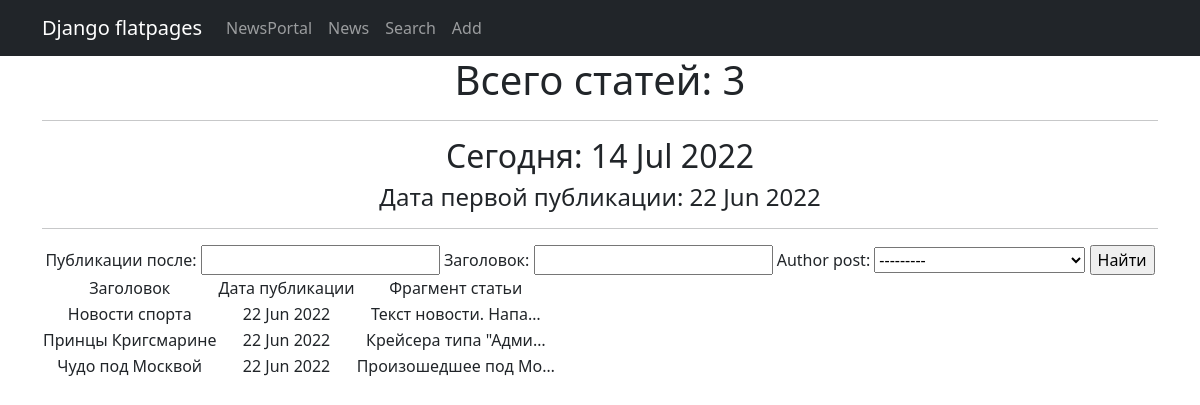
Page /news/search/ on the earlier database version.
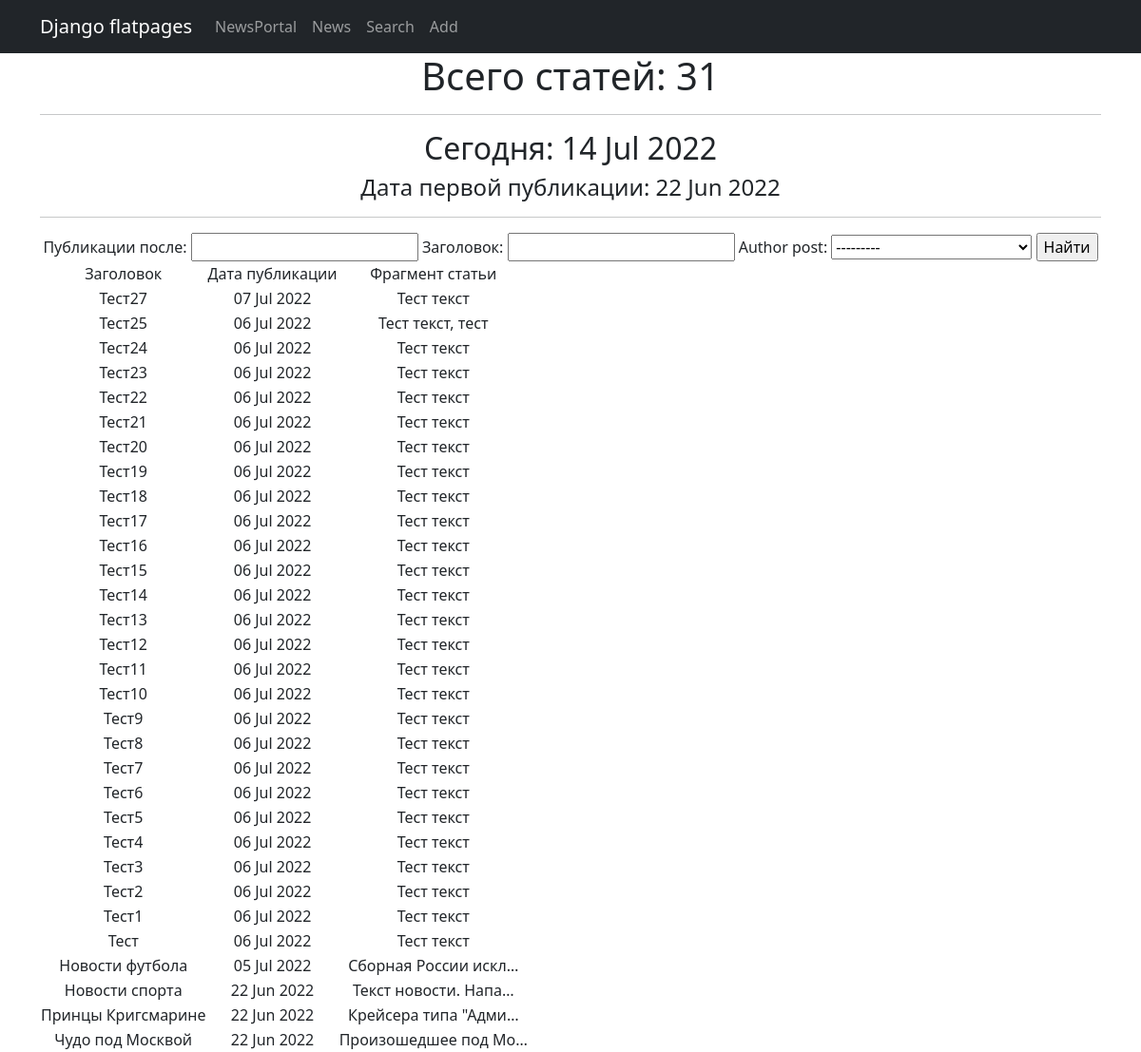
Same page on the later database version.
### News/models.py (models this page shows, shortened)
class Post(models.Model):
    author_post = models.ForeignKey(Author, on_delete=models.CASCADE)
    сhoice_post = models.CharField(max_length=2, choices=POSITIONS, default=news)
    date_post = models.DateTimeField(auto_now_add=True)
    links_posts = models.ManyToManyField(Category, through='PostCategory')
    heading_post = models.CharField(max_length=255)
    text_post = models.TextField()
    rating_post = models.IntegerField(default=0)

### News/views.py (the view)
# urls.py: path('search/', SearchList.as_view(), name='search'),
class SearchList(ListView):
    model = Post
    ordering = '-id'
    template_name = 'search.html'
    context_object_name = 'search'
    def get_context_data(self, **kwargs):
        context = super().get_context_data(**kwargs)
        context['filter'] = PostFilter(self.request.GET, queryset=self.get_queryset())
        context['time_now'] = datetime.utcnow()
        return context

### News/models.py (called while the page is built)
    def __str__(self):
        return f'{self.user}'

### News/templatetags/censor_filters.py (called while the page is built)
@register.filter()
def censor(value):
    try:
        if not isinstance(value, str):
            raise AttributeError("Ошибка! Вы применяете фильтр не к строковому типу данных.")
        value = value.split()
        for i, word in enumerate(value):
            if any(stor_word in word for stor_word in stop_list):
                value[i] = word[0] + "".join('*' if cen.isalpha() else cen for cen in word)
                value[i] = value[i].replace('*', '', 1)
        return " ".join(value)
    except TypeError:
        print('Error')

### templates/search.html (shortened to what this page needs)
{% extends 'flatpages/default.html' %}
{% load censor_filters %}
{% block content %}
    <h1>Всего статей: {{ search|length }}</h1>
        <hr>
    <h2> Сегодня: {{ time_now|date:'d M Y' }} </h2>
    <h4>Дата первой публикации: 22 Jun 2022</h4>
        <hr>
        <form method="GET">
            {{ filter.form }}
            <input type="submit" value="Найти">
        </form>
        {% if search %}
             <table>
               <tr>
                   <td>Заголовок</td>
                   <td>Дата публикации</td>
                   <td>Фрагмент статьи</td>
               </tr>
                 {% for search in filter.qs %}
               <tr>
                   <td>{{ search.heading_post|censor }}</td>
                   <td>{{ search.date_post|date:'d M Y'}}</td>
                   <td>{{ search.text_post|truncatechars:20|censor }}</td>
               </tr>
                 {% endfor %}
             </table>
        {% else %}
            <h2>Новостей нет!</h2>
        {% endif %}
{% endblock content %}

### templates/flatpages/default.html (shortened to what this page needs)
<!DOCTYPE html>
<html lang="en">
    <head>
        {% load static %}
        <link href="{% static 'css/styles.css' %}" rel="stylesheet" />
    </head>
    <body>
        <nav class="navbar navbar-expand-lg navbar-dark bg-dark static-top">
            <div class="container">
                <a class="navbar-brand" href="#">Django flatpages</a>
                <div class="collapse navbar-collapse" id="navbarResponsive">
                    <ul class="navbar-nav ml-auto">
                        <li class="nav-item">
                            <a class="nav-link" href="/NewsPortal/">NewsPortal</a>
                        </li>
                        <li class="nav-item">
                            <a class="nav-link" href="/news/">News</a>
                        </li>
                         <li class="nav-item">
                            <a class="nav-link" href="/news/search/">Search</a>
                        </li>
                        <li class="nav-item">
                            <a class="nav-link" href="/news/add/">Add</a>
                        </li>
                    </ul>
                </div>
            </div>
        </nav>
        <div class="container">
            <div class="row">
                <div class="col-lg-12 text-center">
                    {% block content %}
                    {% endblock content %}
                </div>
            </div>
        </div>
    </body>
</html>

Differences in the rows shown:
added Post: heading_post|censor "Тест27", date_post "07 Jul 2022", text_post|censor "Тест текст"
added Post: heading_post|censor "Тест25", date_post "06 Jul 2022", text_post|censor "Тест текст, тест"
added Post: heading_post|censor "Тест24", date_post "06 Jul 2022", text_post|censor "Тест текст"
added Post: heading_post|censor "Тест23", date_post "06 Jul 2022", text_post|censor "Тест текст"
added Post: heading_post|censor "Тест22", date_post "06 Jul 2022", text_post|censor "Тест текст"
added Post: heading_post|censor "Тест21", date_post "06 Jul 2022", text_post|censor "Тест текст"
added Post: heading_post|censor "Тест20", date_post "06 Jul 2022", text_post|censor "Тест текст"
added Post: heading_post|censor "Тест19", date_post "06 Jul 2022", text_post|censor "Тест текст"
added Post: heading_post|censor "Тест18", date_post "06 Jul 2022", text_post|censor "Тест текст"
added Post: heading_post|censor "Тест17", date_post "06 Jul 2022", text_post|censor "Тест текст"
added Post: heading_post|censor "Тест16", date_post "06 Jul 2022", text_post|censor "Тест текст"
added Post: heading_post|censor "Тест15", date_post "06 Jul 2022", text_post|censor "Тест текст"
added Post: heading_post|censor "Тест14", date_post "06 Jul 2022", text_post|censor "Тест текст"
added Post: heading_post|censor "Тест13", date_post "06 Jul 2022", text_post|censor "Тест текст"
added Post: heading_post|censor "Тест12", date_post "06 Jul 2022", text_post|censor "Тест текст"
added Post: heading_post|censor "Тест11", date_post "06 Jul 2022", text_post|censor "Тест текст"
added Post: heading_post|censor "Тест10", date_post "06 Jul 2022", text_post|censor "Тест текст"
added Post: heading_post|censor "Тест9", date_post "06 Jul 2022", text_post|censor "Тест текст"
added Post: heading_post|censor "Тест8", date_post "06 Jul 2022", text_post|censor "Тест текст"
added Post: heading_post|censor "Тест7", date_post "06 Jul 2022", text_post|censor "Тест текст"
added Post: heading_post|censor "Тест6", date_post "06 Jul 2022", text_post|censor "Тест текст"
added Post: heading_post|censor "Тест5", date_post "06 Jul 2022", text_post|censor "Тест текст"
added Post: heading_post|censor "Тест4", date_post "06 Jul 2022", text_post|censor "Тест текст"
added Post: heading_post|censor "Тест3", date_post "06 Jul 2022", text_post|censor "Тест текст"
added Post: heading_post|censor "Тест2", date_post "06 Jul 2022", text_post|censor "Тест текст"
added Post: heading_post|censor "Тест1", date_post "06 Jul 2022", text_post|censor "Тест текст"
added Post: heading_post|censor "Тест", date_post "06 Jul 2022", text_post|censor "Тест текст"
added Post: heading_post|censor "Новости футбола", date_post "05 Jul 2022", text_post|censor "Сборная России искл…"
Other differences:
{{ search|length }}: "3" → "31"
